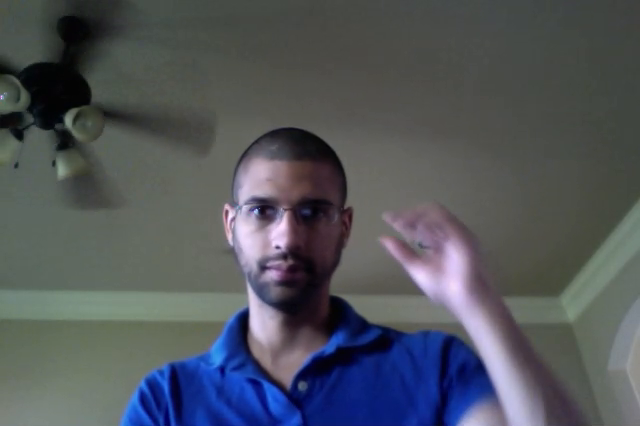
#> input picture frame 29 of ALS2/analyze-this.mov, 640 x 426 px
$ python analyze_video_face.py ../data/saved_images/1.png   (Python 2 division)   (older library calls are emulated)
#> lines starting #> are read from the running program, lines starting #| are printed output that depends on the picture; after the words box and inside, x2 and y2 are one past the last pixel; in counts of white or black regions, pixels touching at a corner belong together
### ALS2/src/common.py
#!/usr/bin/env python

'''
This module contais some common routines used by other samples.
'''

import numpy as np
import cv2
import os
from contextlib import contextmanager
import itertools as it

image_extensions = ['.bmp', '.jpg', '.jpeg', '.png', '.tif', '.tiff', '.pbm', '.pgm', '.ppm']

class Bunch(object):
    def __init__(self, **kw):
        self.__dict__.update(kw)
    def __str__(self):
        return str(self.__dict__)

# [4 lines left out: function splitfn, not called in this run]

def anorm2(a):
    return (a*a).sum(-1)
def anorm(a):
    return np.sqrt( anorm2(a) )

# [39 lines left out: functions homotrans, to_rect, rect2rect_mtx, lookat, mtx2rvec, not called in this run]

def draw_str(dst, (x, y), s):
    cv2.putText(dst, s, (x+1, y+1), cv2.FONT_HERSHEY_PLAIN, 1.0, (0, 0, 0), thickness = 2, lineType=cv2.CV_AA)
    cv2.putText(dst, s, (x, y), cv2.FONT_HERSHEY_PLAIN, 1.0, (255, 255, 255), lineType=cv2.CV_AA)

class Sketcher:
    def __init__(self, windowname, dests, colors_func):
        # [8 lines left out: function __init__, not called in this run]
    def show(self):
        cv2.imshow(self.windowname, self.dests[0])

    def on_mouse(self, event, x, y, flags, param):
        # [12 lines left out: function on_mouse, not called in this run]

# palette data from matplotlib/_cm.py
_jet_data =   {'red':   ((0., 0, 0), (0.35, 0, 0), (0.66, 1, 1), (0.89,1, 1),
                         (1, 0.5, 0.5)),
               'green': ((0., 0, 0), (0.125,0, 0), (0.375,1, 1), (0.64,1, 1),
                         (0.91,0,0), (1, 0, 0)),
               'blue':  ((0., 0.5, 0.5), (0.11, 1, 1), (0.34, 1, 1), (0.65,0, 0),
                         (1, 0, 0))}

cmap_data = { 'jet' : _jet_data }

def make_cmap(name, n=256):
    # [14 lines left out: function make_cmap, not called in this run]
def nothing(*arg, **kw):
    pass

def clock():
    return cv2.getTickCount() / cv2.getTickFrequency()

@contextmanager
# [8 lines left out: function Timer, not called in this run]
class StatValue:
    def __init__(self, smooth_coef = 0.5):
        self.value = None
        self.smooth_coef = smooth_coef
    def update(self, v):
        # [6 lines left out: function update, not called in this run]
class RectSelector:
    def __init__(self, win, callback):
        # [30 lines left out: functions __init__, onmouse, draw, not called in this run]
    def dragging(self):
        return self.drag_rect is not None


def grouper(n, iterable, fillvalue=None):
    # [4 lines left out: function grouper, not called in this run]
def mosaic(w, imgs):
    # [12 lines left out: function mosaic, not called in this run]
def getsize(img):
    h, w = img.shape[:2]
    return w, h

def mdot(*args):
    return reduce(np.dot, args)

def draw_keypoints(vis, keypoints, color = (0, 255, 255)):
    # [4 lines left out: function draw_keypoints, not called in this run]
### ALS2/src/analyze_video_face.py
# [5 lines of commented-out code are left out]
import cv2
import cv2.cv as cv
from video import create_capture
from common import clock, draw_str
import sys
import getopt
#from Arduino import Arduino

import serial

### THIS IS THE VIDEO THAT WILL BE PROCESSED
video_file_name = '../analyze-this.mov'


help_message = '''
USAGE: facedetect.py [--cascade <cascade_fn>] [--nested-cascade <cascade_fn>] [<video_source>]
'''

def detect(img, cascade):
    rects = cascade.detectMultiScale(img, scaleFactor=1.3, minNeighbors=4, minSize=(30, 30), flags = cv.CV_HAAR_SCALE_IMAGE)
    if len(rects) == 0:
        return []
    rects[:,2:] += rects[:,:2]
    return rects
#    logfile = open("logfile.txt", "a")
 #   logfile.write("Found a face")

def draw_rects(img, rects, color):
    for x1, y1, x2, y2 in rects:
        cv2.rectangle(img, (x1, y1), (x2, y2), color, 2)

connected = False
ser = serial.Serial("/dev/ttyACM0",9600)

# [6 lines of commented-out code are left out]


if __name__ == '__main__':


    print help_message

    args, video_src = getopt.getopt(sys.argv[1:], '', ['cascade=', 'nested-cascade='])
    try: video_src = video_src[0]
    except: video_src = 0
    args = dict(args)
    cascade_fn = args.get('--cascade', "../data/haarcascades/haarcascade_frontalface_alt.xml")
    nested_fn  = args.get('--nested-cascade', "../data/haarcascades/haarcascade_eye.xml")

    cascade = cv2.CascadeClassifier(cascade_fn)
    nested = cv2.CascadeClassifier(nested_fn)

    cap = cv2.VideoCapture(video_file_name)
    width= cap.get(3)
    height = cap.get(4)
    print width
    # [8 lines of commented-out code are left out]
    captured_frame_number = 0

    while(cap.isOpened()):
        ret, frame = cap.read()
#> frame is the input picture: shape (426, 640, 3); mean B, G, R 91.7, 85.4, 81.4
        gray = cv2.cvtColor(frame, cv2.COLOR_BGR2GRAY)
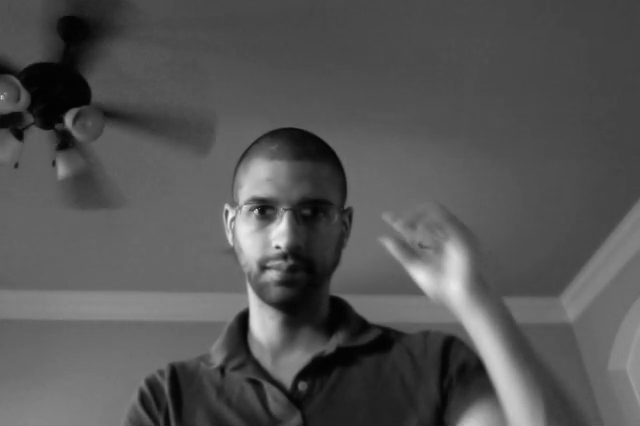
#> gray: shape (426, 640); min 1, max 243, mean 84.9
        gray = cv2.equalizeHist(gray)
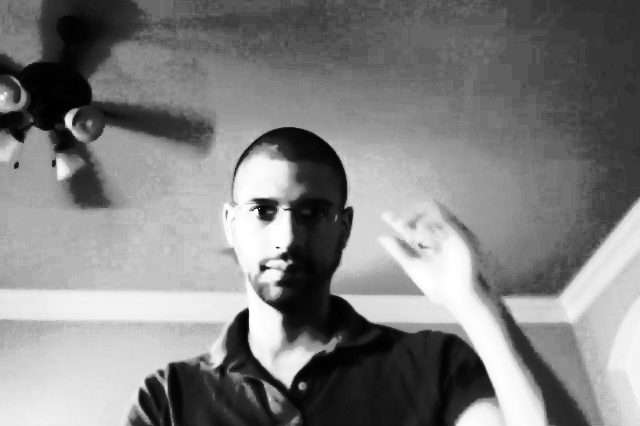
#> gray: shape (426, 640); min 0, max 255, mean 129.2

        t = clock()
        rects = detect(gray, cascade)
#> in detect, `rects = cascade.detectMultiScale(img, scaleFactor=1.3, minNeighbors=4,..`: rects = [[212, 157, 146, 146]]
#> rects = [[212, 157, 358, 303]]
        vis = frame.copy()
        draw_rects(vis, rects, (0, 255, 0))
#> the loop in draw_rects, `for x1, y1, x2, y2 in rects:` made 1 pass
        for x1, y1, x2, y2 in rects:
            roi = gray[y1:y2, x1:x2]
            vis_roi = vis[y1:y2, x1:x2]
            cv2.imshow('subregion', vis_roi)
            subrects = detect(roi.copy(), nested)
            draw_rects(vis_roi, subrects, (255, 0, 0))
	    log = open("facefile.txt", "a")
	    log.write("found a face")
	    ser.write("1")

            while ser.read() == 1:
		ser.read()
#> this loop made 1 pass
#> (x1, y1, x2, y2, subrects) on pass 1: (212, 157, 358, 303, [[27, 28, 75, 76]])
#> pass 1, `roi = gray[y1:y2, x1:x2]`:
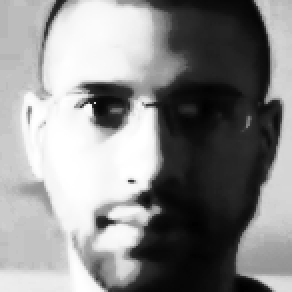
#> roi: shape (146, 146) (shown 2 times larger); min 0, max 255, mean 138.4
#> pass 1, `vis_roi = vis[y1:y2, x1:x2]`:
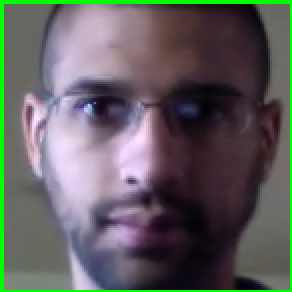
#> vis_roi: shape (146, 146, 3) (shown 2 times larger); mean B, G, R 95.3, 95.5, 96.7
#> after the loop:
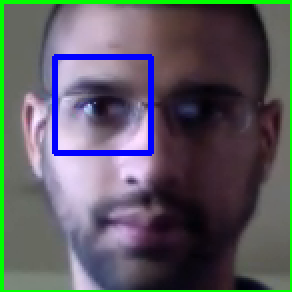
#> vis_roi: shape (146, 146, 3) (shown 2 times larger); 2.68% of pixels changed, all inside (x1, y1, x2, y2) = (26, 27, 77, 78)

        dt = clock() - t
#> dt = 0.103

        draw_str(vis, (20, 20), 'time: %.1f ms' % (dt*1000))
#> in draw_str, ``:
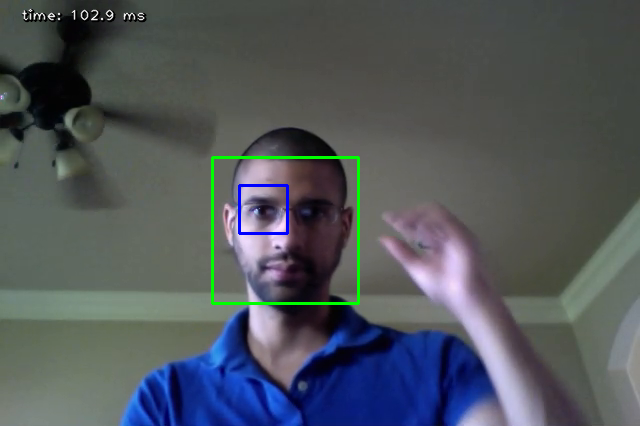
#> dst: shape (426, 640, 3); mean B, G, R 91.4, 86.3, 80.6
        cv2.imshow('facedetect', vis)
        captured_frame_number=captured_frame_number+1
#	ser = serial.Serial('/dev/tty/usbserial', 9600)
#	ser.write ('5')

        cv2.imwrite("../data/saved_images/{0:d}.png".format(captured_frame_number),vis)
        if cv2.waitKey(30) & 0xFF == ord('q'):
#> (key q is pressed here)
            cap.release()
            cv2.destroyAllWindows()
            break

$ run again, starting later in the video
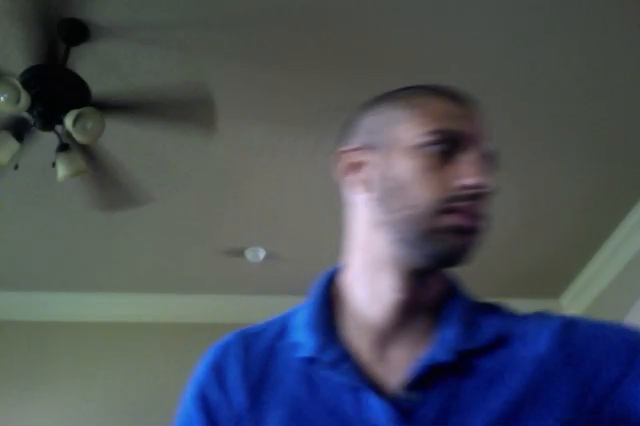
#> input picture frame 131 of ALS2/analyze-this.mov, 640 x 426 px
#> frame is the input picture: shape (426, 640, 3); mean B, G, R 91, 81.5, 75.4
#> `gray = cv2.equalizeHist(gray)`:
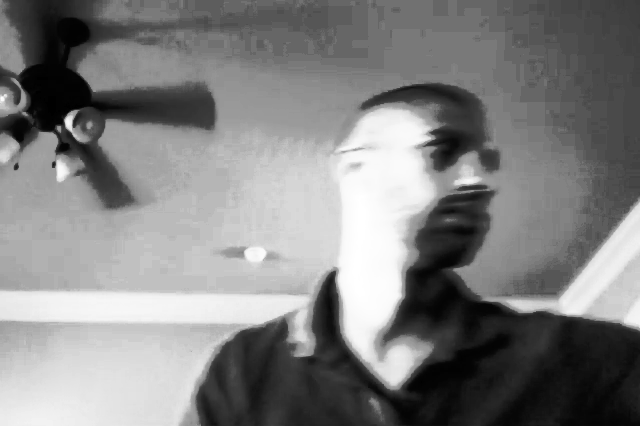
#> gray: shape (426, 640); min 0, max 255, mean 129.2
#> in detect, `rects = cascade.detectMultiScale(img, scaleFactor=1.3, minNeighbors=4,..`: rects = ()
#> `rects = detect(gray, cascade)`: rects = []
#> dt = 0.0502
#> in draw_str, ``:
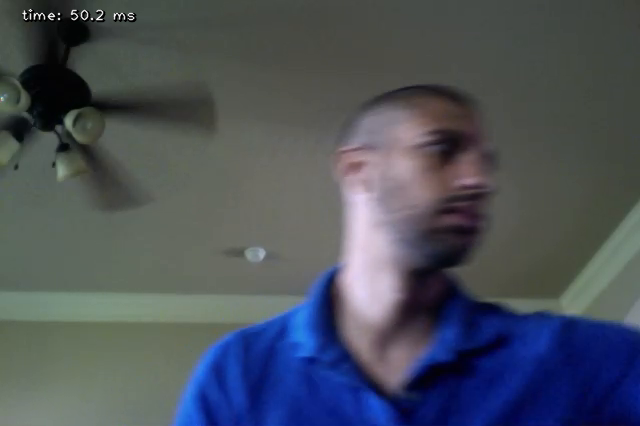
#> dst: shape (426, 640, 3); mean B, G, R 91.1, 81.5, 75.5

$ run again, starting later in the video
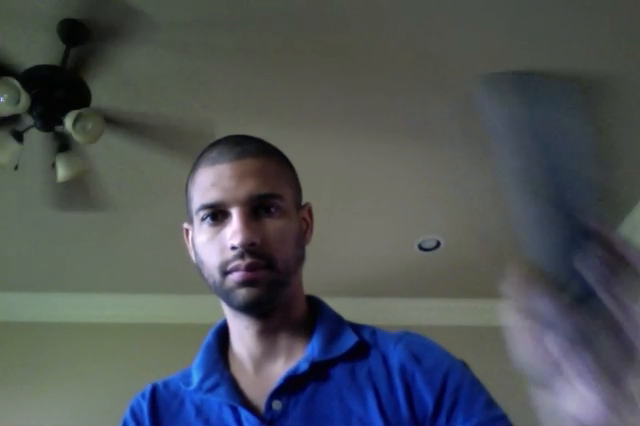
#> input picture frame 234 of ALS2/analyze-this.mov, 640 x 426 px
#> frame is the input picture: shape (426, 640, 3); mean B, G, R 87.7, 84.1, 78.9
#> in detect, `rects = cascade.detectMultiScale(img, scaleFactor=1.3, minNeighbors=4,..`: rects = [[169, 158, 144, 144]]
#> `rects = detect(gray, cascade)`: rects = [[169, 158, 313, 302]]
#> the loop in draw_rects, `for x1, y1, x2, y2 in rects:` made 1 pass
#> the loop `for x1, y1, x2, y2 in rects:` made 1 pass
#> pass 1, `vis_roi = vis[y1:y2, x1:x2]`:
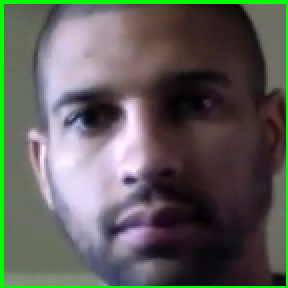
#> vis_roi: shape (144, 144, 3) (shown 2 times larger); mean B, G, R 89.6, 95.2, 94.6
#> dt = 0.114
#> in draw_str, ``:
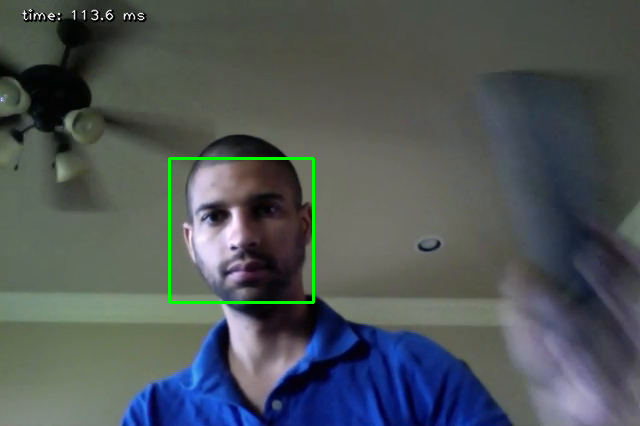
#> dst: shape (426, 640, 3); mean B, G, R 87.3, 85.2, 78.4
